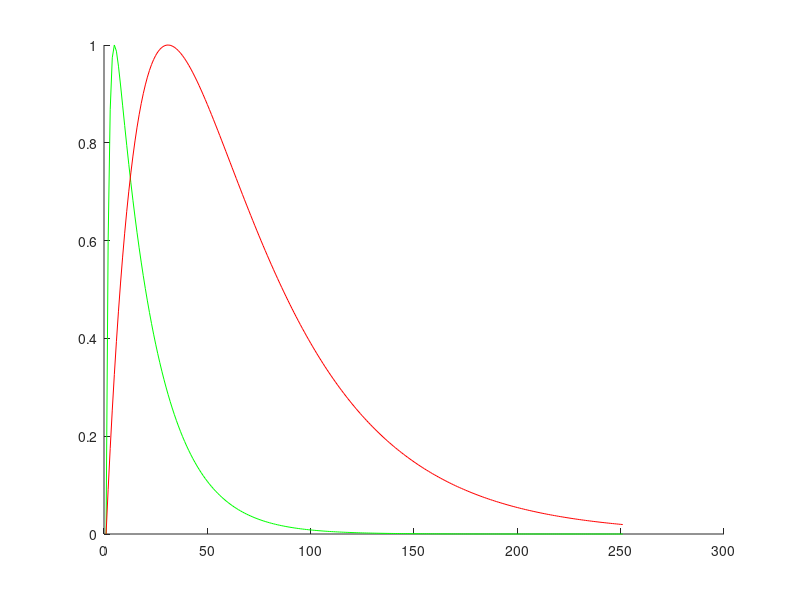

Recreate this plot in MATLAB. (Note: this script raises an error after producing the figure.)

%% Run NEURON from NEP with a range of conductances


%% SET Experiment parameters
if 1 % all
    runCids = [ 2 3 4 5 13 14 20]
    %testConductances = [10^-3 10^-2.75 10^-2.5 10^-2 10^-7  10^-6 10^-5 10^-4 10^-1 10^-3.5 10^-1.5];
    testConductances = [10^-5 10^-4 10^-3.5 10^-3 10^-2.5 10^-2 10^-3.25 10^-3.75 10^-2.75 10^-2.25];
    %testConductances = [10^-3];
    runConThisTime = [9 10];
    expName = 'exOFFON_inhibit_7';
    showVideo = 0;
else %test
    runCids = 2;
    testConductances = [ 10^-3];
    runConThisTime = [1 ];
    expName = 'testOFFON_Cond06';
    showVideo = 0;
end
numCon = length(testConductances);


%% SET Cell parameters
restingPotential = -60;
cellReversalPotential = -60;
Ra = 100;
Cm = 1;
defaultConductance = 0.0003;

%% SET Synapse parameters
useExp2Syn = 1; % 

%%Exp2Syn parameters
syn1.e = 0; % Reversal in mV
syn1.tau1 = 1;
syn1.tau2 = 20;
syn1.i = defaultConductance;%26 * 10^-6;%0.01;
syn1.weight = 26*10^-5; % peak current in nS

syn2.e = -70; % Reversal in mV
syn2.tau1 = 1;
syn2.tau2 = 60;
syn2.i = defaultConductance;%9*10^-6;%0.01;
syn2.weight = 9*10^-5; % peak current in nS

%%Alpha parameters
syn1.gmax = 26 * 10^-6; %0.001; % uS
syn1.onset = 10;
syn1.onsetSTD = 10;

syn2.gmax = 9*10^-6;% 0.001;
syn2.onset = 12;
syn2.onsetSTD = 100;

syn1.activeFrac = 0.05; %fraction of synapses activated each ms if timecourse is at max value
syn2.activeFrac = 0.05;

%% Set activation timecourse for clustering alphas

maxTime = 250;
etime = [0:1:maxTime];
rise1 = .5;
fall1 = .05;
rise2 = .05;
fall2 = 0.02;


y = 1-(1 * (1-rise1).^etime);
y2 =  (1 * (1-fall1).^etime)-1;
tc1 = y+y2;
tc1 = tc1/max(tc1);

y = 1-(1 * (1-rise2).^etime);
y2 =  (1 * (1-fall2).^etime)-1;
tc2 = y+y2;
tc2 = tc2/max(tc2);


clf, hold on
plot(tc1, 'g')
plot(tc2, 'r')
pause(.1)




%% Define neuron structure
neuron = [];                                                % clear neuron structure
neuron.params.v_init = restingPotential;                    % starting membrane potential [mV] of all cells
neuron.params.dt = 0.1;%0.025;                                   % integration time step [ms]
neuron.params.tstop = 20;                                  % stop simulation after this (simulation) time [ms]
neuron.params.prerun = -10; %400                           % add a pre runtime [ms] to let system settle
neuron.params.celsius = 35;                                 % temperature [celsius]
neuron.params.nseg = 'dlambda';                             % the dlambda rule is used to set the amount of segments per section. Alternatively, a fixed number can be entered or a string 'EachX' with X being the interval between segments [micron]
neuron.params.accuracy = 0;                                 % optional argument if number of segments should be increased in the soma and axon

%% Set neuron model mechanisms

neuron.experiment = 'test';                                                 % give your simulation run a name (necessary when using advanced t2n protocols)
for t = 1                                                                   % preconfiguration to loop through several morphologies, now only one morphology is considered
    neuron.mech{t}.all.pas = struct('g',defaultConductance,'Ra',Ra,'e',cellReversalPotential,'cm',Cm);    % add passive channel to all regions and define membrane capacity [µF/cm²], cytoplasmic resistivity [Ohm cm] and e_leak [mV]
    % neuron.mech{t}.soma.pas = struct('g',0.0004,'Ra',100,'e',-60,'cm',1);    % add passive channel to somatic regions (will overwrite the "all" definition) and define membrane capacity [µF/cm²], cytoplasmic resistivity [Ohm cm] and e_leak [mV]
    % neuron.mech{t}.all.k_ion.ek = -90;
    % neuron.mech{t}.all.na_ion.ena = 50;
    % neuron.mech{t}.soma.hh = struct('gnabar',0.25,'gkbar',0.036,'gl',0);     % add Hodgkin-Huxley Sodium channel only to soma
    neuron.record{t}.cell = struct('node',1,'record','v');                   % record voltage "v" from first node (i.e. the soma)
end



for v = 1:length(runCids)

    %% Define variables
    runCid = runCids(v);
    recordAllNodes = 1;
    storeAllOut = 0;
    w = warning ('on','all')

    %% Set up directories

    nnDir = 'Z:\Active\morganLab\karlsRetina\CellNavLibrary_IxQ\Volumes\Final\Analysis\nn\';
    expDir = [nnDir expName '\'];
    cellDir = sprintf('%scid%d\\',expDir,runCid);
    expInfoName = sprintf('%sexpInfo.mat',cellDir);

    if ~exist(nnDir,'dir'),mkdir(nnDir); end
    if ~exist(expDir,'dir'),mkdir(expDir); end
    if ~exist(cellDir,'dir'),mkdir(cellDir); end

    %% Make figure
    set(0,'DefaultFigureWindowStyle','docked')
    fig = figure;


    %% Get skeleton

    swcDir = 'Z:\Active\morganLab\karlsRetina\CellNavLibrary_IxQ\Volumes\Final\Analysis\swc\';
    swcFile = sprintf('%scid%d.swc',swcDir,runCid);
    mtrFile = sprintf('%scid%d.mtr',swcDir,runCid);

    if exist(mtrFile,'file')
        tree = load_tree(mtrFile);
    else
        tree{1} = load_tree(swcFile);
        tree{1}.rnames{1} = 'dendrites';
        tree{1}.rnames{2} = 'subtree';
        tree{1}.Ri = 100;
        tree{1}.Gm = 100 * 10^(-6);
        tree{1}.Cm = 1;
        tree = t2n_writeTrees(tree,[],mtrFile);                 % transform tree to NEURON morphology (.hoc file). This only has to be done once for each morphology
    end

    tree{1}.Ri = Ra;
    tree{1}.Gm = 1 * 10^4;
    tree{1}.Cm = Cm;

    %% Fix diameters
    minDiam = 0.1;
    tree{1}.D(tree{1}.D<minDiam) = minDiam;
    setDiam = .5;
    if 0
        tree{1}.D = tree{1}.D * 0 + setDiam;
    end


    %% Show cell
    clf
    plot_tree(tree{1},tree{1}.R);colorbar   % plot tree with region code
    axis off

    %% Get nep

    nepFile = sprintf('%ssm2nrn_cid%d.mat',swcDir,runCid);
    load(nepFile);

    syn = sm2nrn.syn;
    numNodes = length(tree{1}.X);
    synPos = syn.pos;
    numSyn = size(synPos,1);
    tr = tree{1};
    minDists = zeros(numSyn,1);
    nearest = zeros(numSyn,1);
    available = ones(numNodes,1);
    for s = 1:numSyn
        dists = sqrt((tr.X-synPos(s,1)).^2 + (tr.Y-synPos(s,2)).^2 + (tr.Z-synPos(s,3)).^2);
        dists(~available) = inf;
        minDists(s) = min(dists);
        close = find(dists == minDists(s),1);
        nearest(s) = close;
        available(close) = 0;
    end
    sharedNodes = length(nearest)-length(unique(nearest))

    clf
    scatter3(tr.X,tr.Y,tr.Z,'.','k')
    axis 'equal'
    hold on
    scatter3(synPos(:,1),synPos(:,2),synPos(:,3),'r')
    scatter3(tr.X(nearest),tr.Y(nearest),tr.Z(nearest),'p','g')

    hold off

    %% Get synapse information

    SPN = 'Z:\Active\morganLab\karlsRetina\CellNavLibrary_IxQ\Analysis\Data\preproc\'
    load('Z:\Active\morganLab\karlsRetina\CellNavLibrary_IxQ\Volumes\Final\Analysis\tis.mat')
    load([SPN 'COI.mat']);

    useOnGroup = [6 7 8 9 10 11 12 14 17 20 21 23];
    useOffGroup = [1 2 3 4 5 15 18 19];
    onBips = [];
    offBips = [];
    amaCids = [];
    for i = 1:length(tis.cells.type.typeID)
        if tis.cells.type.typeID(i) == 7
            if intersect(useOnGroup,tis.cells.type.subTypeID(i))
                onBips = [onBips tis.cells.cids(i)];
            elseif intersect(useOffGroup,tis.cells.type.subTypeID(i))
                offBips = [offBips tis.cells.cids(i)];
            end
        elseif tis.cells.type.typeID(i) == 8
            if tis.cells.type.subTypeID(i) ~= 1; %not VG3
                amaCids = [amaCids tis.cells.cids(i)];
            end
        end
    end

    ONsyn = [];
    OFFsyn = [];
    AMCin = [];
    for i = 1:length(syn.pre);
        if intersect(onBips,syn.pre(i))
            ONsyn = [ONsyn i];
        elseif intersect(offBips,syn.pre(i))
            OFFsyn = [OFFsyn i];
        end
    end

    AMCin = find((syn.synType == 1) & ~(syn.pre==runCid));
    synIDs = nearest;
    activate{1} = synIDs(OFFsyn);
    activate{2} = synIDs(ONsyn);
    allInhibit = synIDs(AMCin);

    offBipPos = synPos(OFFsyn,:);
    onBipPos = synPos(ONsyn,:);

    
    if 0; % choose ON and OFF inhibitory synapses
    dThresh = 5;
    clear inhibit
    inhibit{1} = [];
    inhibit{2} = [];
    for d = 1:length(allInhibit)
        dists1 = sqrt((offBipPos(:,1)-synPos(AMCin(d),1)).^2 + (offBipPos(:,2)-synPos(AMCin(d),2)).^2 + ...
            (offBipPos(:,3)-synPos(AMCin(d),3)).^2);
        dists2 = sqrt((onBipPos(:,1)-synPos(AMCin(d),1)).^2 + (onBipPos(:,2)-synPos(AMCin(d),2)).^2 + ...
            (onBipPos(:,3)-synPos(AMCin(d),3)).^2);
        if sum(dists1<dThresh)
            inhibit{1} = cat(1,inhibit{1},allInhibit(d));
        end
        if sum(dists2<dThresh)
            inhibit{2} = cat(1,inhibit{2},allInhibit(d));
        end
    end

    else
        inhibit{1} = allInhibit;
        inhibit{2} = allInhibit;
    end


    clf
    hold on
    view(0,0)
    axis equal
    s1 = scatter3(tr.X,tr.Y,tr.Z,1,'.','markeredgecolor',[.6 .6 .6]);
    s2 = scatter3(tr.X(activate{1}),tr.Y(activate{1}),tr.Z(activate{1}),50,'o','markeredgecolor',[0 0 0.8],'LineWidth',2);
    s3 = scatter3(tr.X(activate{2}),tr.Y(activate{2}),tr.Z(activate{2}),50,'o','markeredgecolor',[1 0 0],'LineWidth',2);
    s4 = scatter3(tr.X(inhibit{1})+0.2,tr.Y(inhibit{1}),tr.Z(inhibit{1}),5,'o','markeredgecolor',[0 0 .8]);
    s5 = scatter3(tr.X(inhibit{2}),tr.Y(inhibit{2}),tr.Z(inhibit{2}),5,'o','markeredgecolor',[1 0 0]);
    set(gca,'clipping','off')

    %% Make synapse experiment

    nneuron = neuron;                                                         % copy standard neuron structure
    plen = Pvec_tree(tree{1});                                                % get path length to soma at each node of morphology
    %[~,synIDs] = max(plen);                                                   % search for the most far away point in the morpholgy

    %%Force unique
    [uSynIDs a uSynIdx] = unique(synIDs);

    %%Make result variable
    expInfo.cid = runCid;
    expInfo.conductances = testConductances;
    expInfo.nneuron = nneuron;
    expInfo.synIDs = synIDs;
    expInfo.numExp = 2;
    expInfo.expStr = {'activate OFF bipolar synapses','activate ON bipolar synapses'};
    expInfo.tree = tree{1};
    expInfo.OFFsyn = OFFsyn;
    expInfo.ONsyn = ONsyn;
    expInfo.AMCin = AMCin;

    save(expInfoName,'expInfo');

    for con = runConThisTime

        tree{1}.Gm = testConductances(con);
        nneuron.mech{1}.all.pas.g = testConductances(con);

        %% Run experiments
        for e = 1:length(activate)
            expFileName = sprintf('%sex%d_con%02.0f.mat',cellDir,e,con);
            %expFileName = sprintf('%sres%d.mat',cellDir,e);
            if 1;%~exist(expFileName,'file')

                clear nnRes
                nnRes.e = e;
                nnRes.nneuron = nneuron;

                time1 = datetime('now');
                condCount = find(runConThisTime==con);
                disp(sprintf('running cell %d of %d, condition %d of %d, experiment %d of %d',...
                    v,length(runCids),condCount,length(runConThisTime),e,length(activate)))



                %% Make synapses
                excite = activate{e};
                syn1.type = 'Alpha';
                syn1.nodes = excite;
                syn2.type = 'Alpha';
                syn2.nodes = inhibit{e};

                rand1 = rand(length(syn1.nodes),length(tc1));
                pass1 = rand1 <= repmat(tc1,[length(syn1.nodes) 1]);
                rand2 = rand(length(syn1.nodes),length(tc1));
                pass2 = pass1 & (rand2<= syn1.activeFrac);
                [nID1 tID] = find(pass2>0);
                onsets1 = etime(tID) + rand(size(tID));

                rand1 = rand(length(syn2.nodes),length(tc2));
                pass1 = rand1 <= repmat(tc2,[length(syn2.nodes) 1]);
                rand2 = rand(length(syn2.nodes),length(tc2));
                pass2 = pass1 & (rand2 <= syn2.activeFrac);
                [nID2 tID] = find(pass2>0);
                onsets2 = etime(tID) + rand(1,length(tID));


                %% Make Excitatory Synapses
                if ~useExp2Syn

                    c = 0;
                    for s = 1:length(nID1)
                        c = c+1;
                        nneuron.pp{1}.AlphaSynapse(c) = ...
                            struct('node',syn1.nodes(nID1(s)),'gmax',syn1.gmax,'onset',onsets2(s),'e',syn1.e);% add an AlphaSynapse at this location
                    end


                    %nneuron.record{1}.AlphaSynapse(s) = struct('node',excite(s),'record','i');      % record synaptic current

                    %% Make Inhibitory synapses

                    for s = 1 : length(nID2)
                        c = c+1;
                        nneuron.pp{1}.AlphaSynapse(c) = ...
                            struct('node',syn2.nodes(nID2(s)),'gmax',syn2.gmax,'onset',onsets2(s),'e',syn2.e);% add an AlphaSynapse at this location
                        %nneuron.record{1}.AlphaSynapse(length(excite)+s) = struct('node',inhibit(s),'record','i');      % record synaptic current
                    end

                else

                    trees = {};
                    trees{1} = tree{1};
                    trees{2} = struct('artificial','NetStim','start',10,'interval',15,'number',1); % add a NetStim as an artificial cell and define the start (10 ms) the interval (15 ms) and the number (10) of spikings
                    trees{3} = struct('artificial','NetStim','start',10,'interval',15,'number',1); % add a NetStim as an artificial cell and define the start (10 ms) the interval (15 ms) and the number (10) of spikings
                    trees = t2n_writeTrees(trees,[],fullfile(pwd,'test.mtr'));                                    % tree morphologies are rewritten because this NetStim might be not written yet

                    exNodes = cat(1,syn1.nodes,syn2.nodes);
                    L1 = length(syn1.nodes);
                    L2 = length(syn2.nodes);
                    exTau1 = cat(1,repmat(syn1.tau1,[L1 1]),repmat(syn2.tau1,[L2 1]));
                    exTau2 = cat(1,repmat(syn1.tau2,[L1 1]),repmat(syn2.tau2,[L2 1]));
                    exE = cat(1,repmat(syn1.e,[L1 1]),repmat(syn2.e,[L2 1]));
                    exI = cat(1,repmat(syn1.i,[L1 1]),repmat(syn2.i,[L2 1]));
                   
                    exTags = {};
                    for g = 1:length(exNodes)
                        exTags{g} = ['t' num2str(exNodes(g))];
                    end
                    exTags = string(exTags);
                    exTag1 = exTags(1:L1);
                    exTag2 = exTags(L1+1:L1+L2);

                   % nneuron.pp{1}.Exp2Syn =  struct('node',exNodes,'i',exI,'tau1',exTau1,'tau2',exTau2,'e',exE,'tag',exTags);% add an Exp2Syn at this location with 0.2 ms rise and 2.5 ms decay time
                    nneuron.pp{1}.Exp2Syn =  struct('node',exNodes,'i',exI,'tau1',exTau1,'tau2',exTau2,'e',exE);% add an Exp2Syn at this location with 0.2 ms rise and 2.5 ms decay time
                    %nneuron.record{1}.cell.node = exNodes;%cat(1,1,exIDs);                            % record somatic voltage and voltage at synapse
                    nneuron.record{1}.Exp2Syn = struct('node',exNodes,'record','i');           % record synaptic current
                    % nneuron.con(1) = struct('source',struct('cell',2),'target',struct('cell',1,'pp','Exp2Syn','node',syn1.nodes),'delay',0,'threshold',0.1,'weight',syn1.weight);  % connect the NetStim (cell 2) with the target (point process Exp2Syn of cell 1 at node specified in exIDs), and add threshold/weight and delay of the connection (NetStim parameters)
                    % nneuron.con(2) = struct('source',struct('cell',3),'target',struct('cell',1,'pp','Exp2Syn','node',syn2.nodes),'delay',0,'threshold',0.1,'weight',syn2.weight);  % connect the NetStim (cell 2) with the target (point process Exp2Syn of cell 1 at node specified in exIDs), and add threshold/weight and delay of the connection (NetStim parameters)

                    nneuron.con(1) = struct('source',struct('cell',2),'target',struct('cell',1,'pp','Exp2Syn','node',syn1.nodes),'delay',0,'threshold',0.1,'weight',syn1.weight);  % connect the NetStim (cell 2) with the target (point process Exp2Syn of cell 1 at node specified in exIDs), and add threshold/weight and delay of the connection (NetStim parameters)
                    nneuron.con(2) = struct('source',struct('cell',3),'target',struct('cell',1,'pp','Exp2Syn','node',syn2.nodes),'delay',0,'threshold',0.1,'weight',syn2.weight);  % connect the NetStim (cell 2) with the target (point process Exp2Syn of cell 1 at node specified in exIDs), and add threshold/weight and delay of the connection (NetStim parameters)


                end


                %% Record all nodes
                nneuron.record{1}.cell.node = [1:numNodes];                            % record somatic voltage and voltage at synapse

                %% Run Model
                while 1
                    pause(1)
                    pass = 1;
                    try

                        out = t2n(nneuron,trees,'-w-q');              % execute t2n

                        % plot the result (Vmem at soma and synapse and synaptic current)
                        % figure;
                        % subplot(2,1,1)
                        % hold all
                        % plot(out.t,out.record{1}.cell.v{exNodes(1)})       % plot time vs voltage at soma
                        % plot(out.t,out.record{1}.cell.v{exNodes(1)})  % plot time vs voltage at dendrite end
                        % legend('Soma','Synapse')
                        % ylabel('Membrane potential [mV]')
                        % subplot(2,1,2),
                        % plot(out.t,out.record{1}.Exp2Syn.i{exNodes(1)})  % plot time vs synaptic current
                        % ylabel('Synaptic current [nA]')
                        % xlabel('Time [ms]')
                        % pause(1)

                    catch ME
                       disp(['Error = ' ME.message])
                        disp('neuron model failed. will try again')
                        pass = 0;
                    end
                    if isempty(out.record{1})
                        disp('record is empty. will try again')
                        pass = 0;
                    end
                    if pass
                        disp('model completed succesfully')
                        break
                    end
                end

                %% Collect Synapse Data
                synV = cat(2,out.record{1}.cell.v{uSynIDs})';
                nnRes.synV = synV(uSynIdx,:);
                synI = cat(2,out.record{1}.Exp2Syn.i{exNodes});
                nnRes.synI = synI;

                %% Colect all node data
                allV = cat(2,out.record{1}.cell.v{:});
                maxV = max(allV,[],1);
                nnRes.maxV = maxV;
                %nnRes.allV = allV;

                if storeAllOut
                    allOut(e).out = out;
                end

                %% Save results

                nnRes.time = out.t;
                nnRes.syn1 = syn1;
                nnRes.syn2 = syn2;
                save(expFileName,'nnRes','-v7.3');

                %% Display time
                time2 = datetime('now');
                time3 = diff([time1 time2]);
                disp(sprintf('elapsed = %s',time3))


            end
        end


        subplot(1,length(runConThisTime),find(runConThisTime==con,1))

        %% Read in the result
        load(expInfoName);
        numExp = expInfo.numExp;
        %synVs = zeros(expNum,numSyn,1);
        clear synVs
        clear maxVs
        clear synIs
        %allVs = zeros(numExp,size(nnRes.allV,2),size(nnRes.allV,1));
        %maxVs = zeros(expNum,numNodes);
        c = 0;
        for e = 1:numExp
            expFileName = sprintf('%sex%d_con%02.0f.mat',cellDir,e,con);
            if exist(expFileName,'file')
                c = c+1;
                % disp(sprintf('found %s',expFileName))
                load(expFileName)
                synVs(c,:,:) =  nnRes.synV;
                %synIs(c,:,:) = nnRes.synI;
                maxVs(e,:) = nnRes.maxV;
                %allVs(c,:,:) = nnRes.allV';
            end
        end
        numRun = c;
        nTime = nnRes.time;


        %% plot the result (Vmem at soma and synapse and synaptic current)



        subplot(6,1,1), hold on
        for n = 1:length(exNodes)
            plot(out.t,out.record{1}.Exp2Syn.i{exNodes(n)},'linewidth',.01)  % plot time vs synaptic current
        end

        subplot(6,1,2),   hold on
        nodes = nnRes.syn1.nodes;
        for n = 1:length(expInfo.OFFsyn);
            plot(nTime,squeeze(synVs(1,expInfo.OFFsyn(n),:)),'b','linewidth',.01)
        end
        %plot(nTime,meanV,'b','lineWidth',2)

        nodes = nnRes.syn2.nodes;
        for n = 1:length(expInfo.ONsyn);
            plot(nTime+1,squeeze(synVs(1,expInfo.ONsyn(n),:)),'r','linewidth',.01)
        end
        %plot(nTime,meanV,'r','lineWidth',2)
        %ylim([-70 -20])
        %xlim([8 15])


        subplot(6,1,3),  hold on
        nodes = nnRes.syn1.nodes;
        for n = 1:length(expInfo.OFFsyn);
            plot(nTime,squeeze(synVs(2,expInfo.OFFsyn(n),:)),'b','linewidth',.01)
        end

        nodes = nnRes.syn2.nodes;
        for n = 1:length(expInfo.ONsyn);
            plot(nTime+1,squeeze(synVs(2,expInfo.ONsyn(n),:)),'r','linewidth',.01)
        end
        %ylim([-70 20])
        %xlim([8 150])

        pause(.1)

        if 0 %if all voltages are recored
            clf
            subplot(2,1,1),   hold on
            nodes = nnRes.syn1.nodes;
            meanV = squeeze(mean(allVs(1,nodes,:),2));
            for n = 1:length(nodes);
                plot(nTime,squeeze(allVs(1,nodes(n),:)),'b','linewidth',.01)
            end
            %plot(nTime,meanV,'b','lineWidth',2)

            nodes = nnRes.syn2.nodes;
            meanV = squeeze(mean(allVs(1,nodes,:),2));
            for n = 1:length(nodes);
                plot(nTime+1,squeeze(allVs(1,nodes(n),:)),'r','linewidth',.01)
            end
            %plot(nTime,meanV,'r','lineWidth',2)
            ylim([-70 -20])
            %xlim([8 15])


            subplot(2,1,2),  hold on
            nodes = nnRes.syn1.nodes;
            for n = 1:length(nodes);
                plot(nTime,squeeze(allVs(2,nodes(n),:)),'b','linewidth',.01)
            end

            nodes = nnRes.syn2.nodes;
            for n = 1:length(nodes);
                plot(nTime+1,squeeze(allVs(2,nodes(n),:)),'r','linewidth',.01)
            end
            ylim([-70 20])
            %xlim([8 150])

            pause(.1)

        end


        %% color synapses
        if 0
            synVs(e,:,:) = synV(uSynIdx,:);
            synMax = max(synVs,[],3);
            synDev = synMax;
            synDev = synDev - median(synDev(:));
            synDev(synDev<0) = 0;
            sumDev = sum(synDev,3);
            allProp = sumDev;

            for i = 1:numRun

                prop = allProp(i,:);
                prop = prop-min(prop);
                cla
                scatter3(tr.X,tr.Y,tr.Z,'.','k')
                axis 'equal'
                hold on
                synScat = scatter3(synPos(:,1),synPos(:,2),synPos(:,3));
                set(synScat,'CData',prop)
                scatter3(tr.X(nearest),tr.Y(nearest),tr.Z(nearest),'p','g')

            end
            pause(.1)
        end

        %% Render voltage with plot_tree
        if 0
            clf
            props = maxVs;
            props = props-min(props(:));
            props = ceil(props * 255/(max(props(:))));
            cmap = jet( 256 );
            colormap(cmap)

            for i = 1:numRun
                plot_tree(tree{1},props(i,:)');
                hold on
                scatter3(synPos(i,1),synPos(i,2),synPos(i,3),250,'k')
                %colorbar   % plot tree with region code
                set(gca,'clipping','off')
                pause(.1)
            end

        end

        %% polarity

        subplot(2,1,2)
        cmap = jet(200);
        colormap(cmap)

        OFFbias = (maxVs(2,:)-maxVs(1,:))./sum(maxVs,1);
        medBias = median(abs(OFFbias))
        prop = OFFbias;
        span = 50/medBias;
        prop = prop * span + 100;
        prop = round(prop);
        prop(prop<1) = 1;
        prop(prop>200) = 200;
        if sum(isnan(prop))
            disp('WARNING: Some results are not numbers');
        end
        prop(isnan(prop)) = 100;
        sp = scatter3(tr.X,tr.Y,tr.Z,5,'o','k','markerfacecolor','flat');
        set(sp,'cdata',cmap(prop,:))
        axis equal
        view(2,2)

        drawnow


        %% Syn with Polarity
        if showVideo
            
            synVs(e,:,:) = synV(uSynIdx,:);
            synMax = max(synVs,[],3);
            synDev = synMax;
            synDev = synDev - median(synDev(:));
            synDev(synDev<0) = 0;
            sumDev = sum(synDev,3);
            allProp = sumDev;

            meanV = squeeze(mean(mean(synVs,1),2));
            difV = abs(meanV-median(meanV))>.01;
            showV = find(difV,1);
            markerType = {'o','o','d'}
            experimentFigureString = {'off', 'on'}

            cla
            hold on
            axis 'equal'
            axis 'off'
            set(fig,'clipping','off')
            hAx = gca;
            set(hAx, 'box','off','XTickLabel',[],'XTick',[],'YTickLabel',[],'YTick',[])

            view(00,00)
            s1 = scatter3(tr.X,tr.Y,tr.Z,1,'.','markeredgecolor',[.6 .6 .6]);
            % s1 = scatter3(tr.X,tr.Y,tr.Z,10,'o','markerfacecolor','flat','markerfacealpha',.2,...
            %     'markeredgecolor','none');
            s4 = scatter3(tr.X(nnRes.syn2.nodes),tr.Y(nnRes.syn2.nodes),tr.Z(nnRes.syn2.nodes),...
                50,markerType{3},'k','linewidth',2);

            s3 = scatter3(tr.X(synIDs),tr.Y(synIDs),tr.Z(synIDs),50,'o','markerfacecolor','flat','markerfacealpha',1,...
                'markeredgecolor','none');

            recordMovie = 0;
            movieDir = sprintf('D:\\WorkDocs\\Publications\\VG3\\Revisions\\movies\\allVG3\\cid%d\\',runCid);
            if ~exist(movieDir,'dir'),mkdir(movieDir);end
            c = 0;

            for r = 1


                for i = 1:numRun

                    a = activate{i};
                    eV = squeeze(synVs(i,:,:));
                    eSum = sum(abs(eV-eV(1,1)),1);
                    eStart = find(eSum>0,1)
                    %eV = squeeze(allVs(i,:,:));
                    sV = eV + 90;
                    sV = ceil(sV*255/max(sV(:)));
                    sV(sV<1)=1;
                    cmap = jet(256);
                    tV = sV(:,1);
                    vColMap = cmap(tV,:);
                    s2 = scatter3(tr.X(a),tr.Y(a),tr.Z(a),100,markerType{i},'k','linewidth',2);
                    title = experimentFigureString{i};


                    for t = eStart:size(sV,2)
                        t
                        tV = sV(:,t);
                        vColMap = cmap(tV,:);
                        set(s3,'cdata',vColMap)
                        %set(s1,'cdata',vColMap)

                        % delete(s3)
                        % s3 = scatter3(tr.X(synIDs),tr.Y(synIDs),tr.Z(synIDs),100,'.','cdata',vColMap);
                        pause(.01)

                        if recordMovie
                            c = c+1;
                            printName  = sprintf('%s%05.0f.png',movieDir,c);
                            print(fig,printName,'-dpng')

                        end
                    end

                    s2.delete;

                end

            end
        end

    end
end

disp('finished running models')
